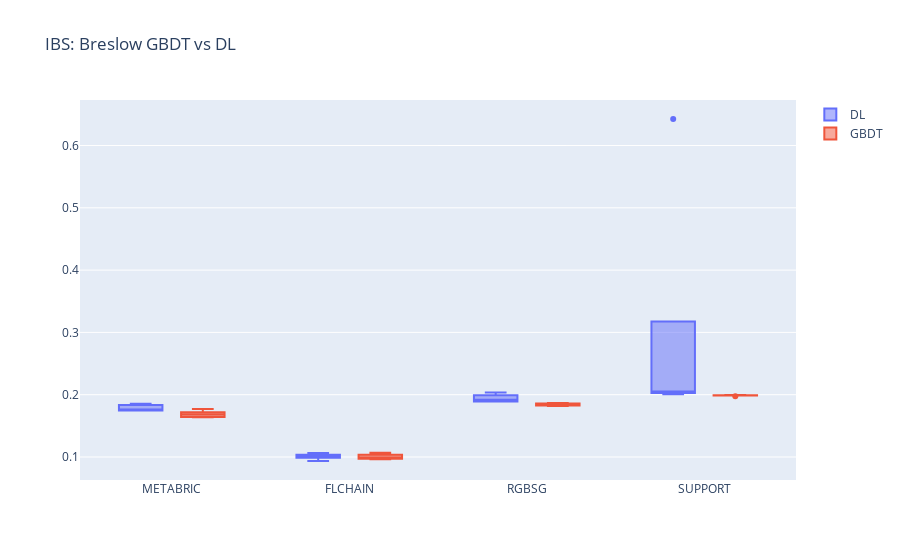

Source (notebook cell):
### Code cell
get_boxplot_ibs( model='breslow', title='IBS: Breslow GBDT vs DL', data=None)

### Figure 1 — Plotly figure (JSON) as saved in the notebook; plotly's stock layout.template omitted (floating-point values rounded to 4 significant figures)
{"data": [{"name": "DL", "type": "box", "x": ["METABRIC", "METABRIC", "METABRIC", "METABRIC", "METABRIC", "FLCHAIN", "FLCHAIN", "FLCHAIN", "FLCHAIN", "FLCHAIN", "RGBSG", "RGBSG", "RGBSG", "RGBSG", "RGBSG", "SUPPORT", "SUPPORT", "SUPPORT", "SUPPORT", "SUPPORT"], "y": [0.1753, 0.1828, 0.1854, 0.1748, 0.1748, 0.1024, 0.1065, 0.1011, 0.09355, 0.1007, 0.192, 0.189, 0.1978, 0.2034, 0.1889, 0.2008, 0.2032, 0.209, 0.2052, 0.6426]}, {"name": "GBDT", "type": "box", "x": ["METABRIC", "METABRIC", "METABRIC", "METABRIC", "METABRIC", "FLCHAIN", "FLCHAIN", "FLCHAIN", "FLCHAIN", "FLCHAIN", "RGBSG", "RGBSG", "RGBSG", "RGBSG", "RGBSG", "SUPPORT", "SUPPORT", "SUPPORT", "SUPPORT", "SUPPORT"], "y": [0.1641, 0.1769, 0.1681, 0.1639, 0.1701, 0.09923, 0.1027, 0.1069, 0.09622, 0.09775, 0.183, 0.1817, 0.1854, 0.1858, 0.1866, 0.1991, 0.1976, 0.1991, 0.1993, 0.1992]}], "layout": {"boxmode": "group", "title": {"text": "IBS: Breslow GBDT vs DL"}}}
